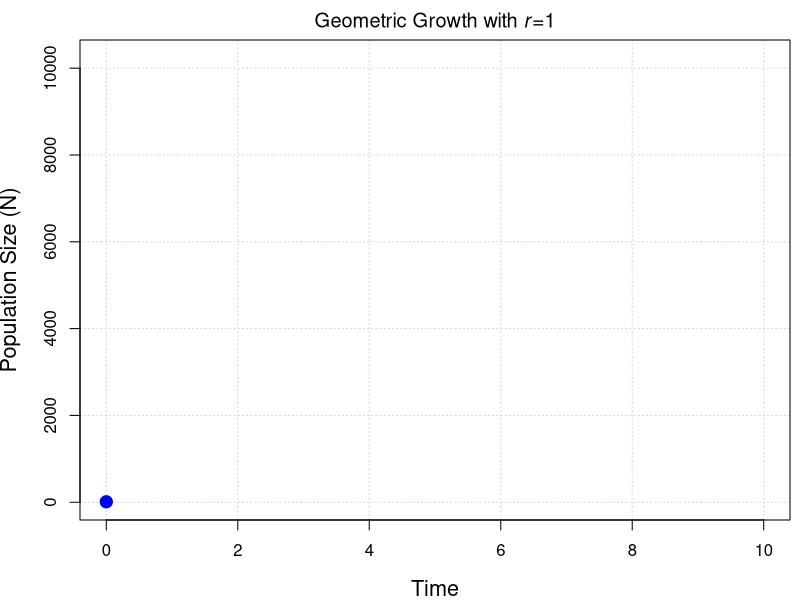
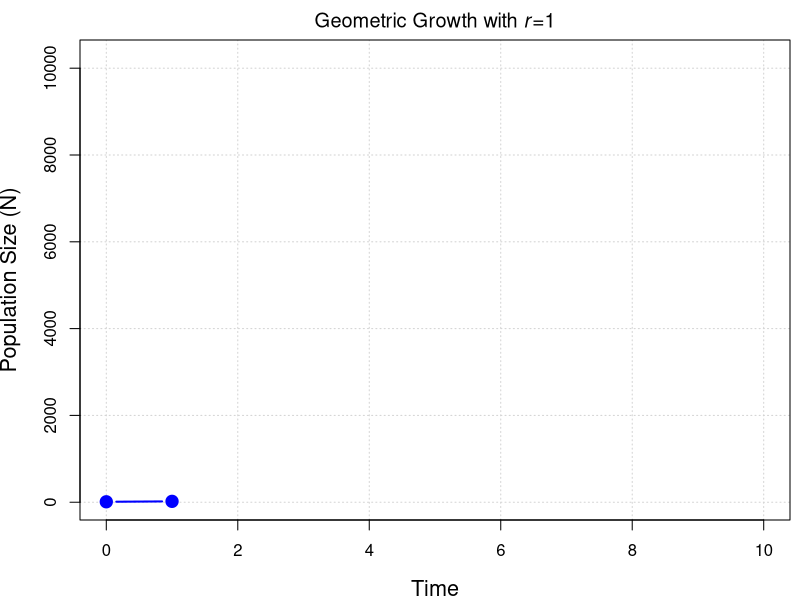
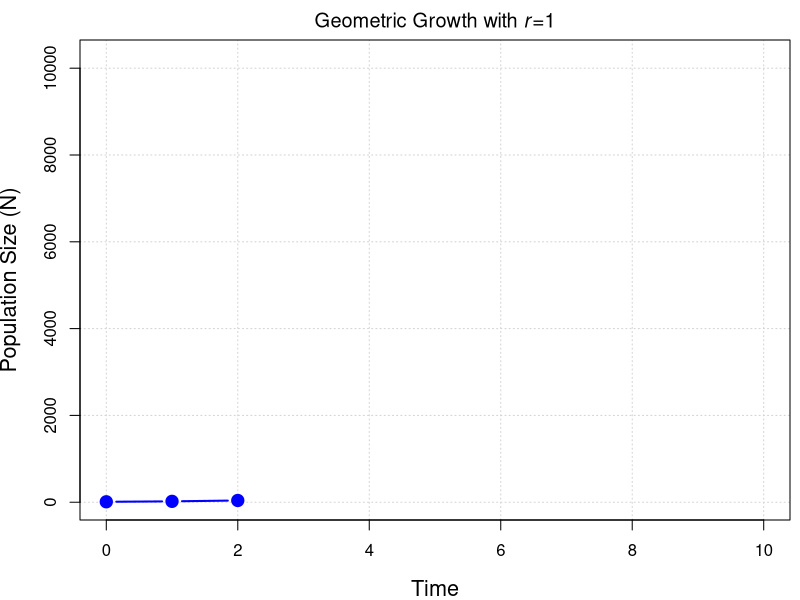
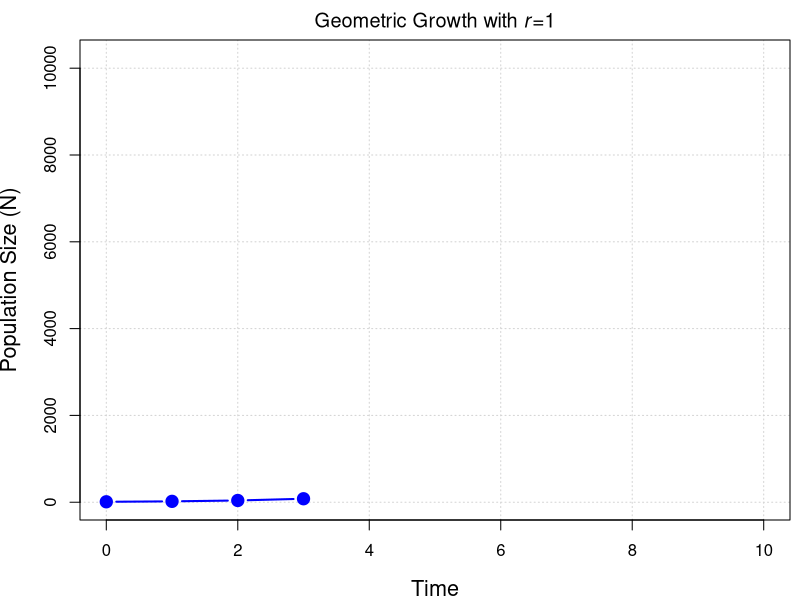
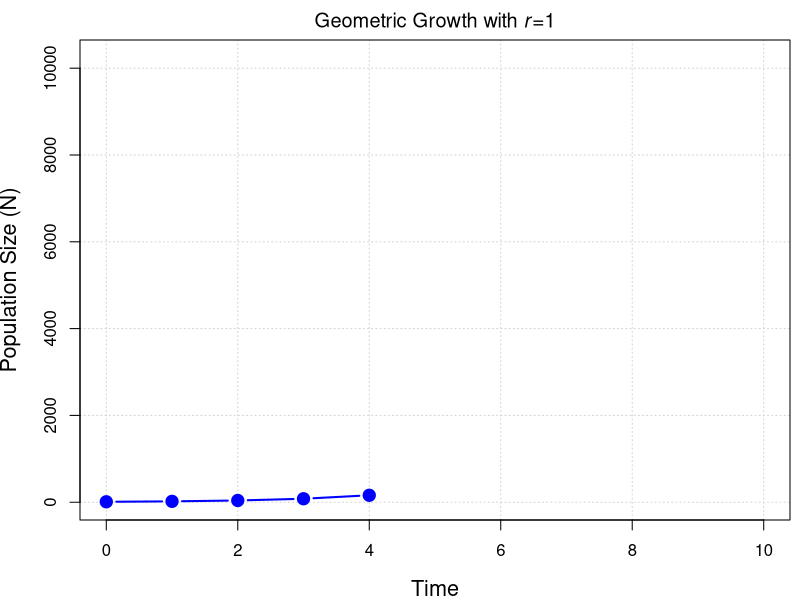
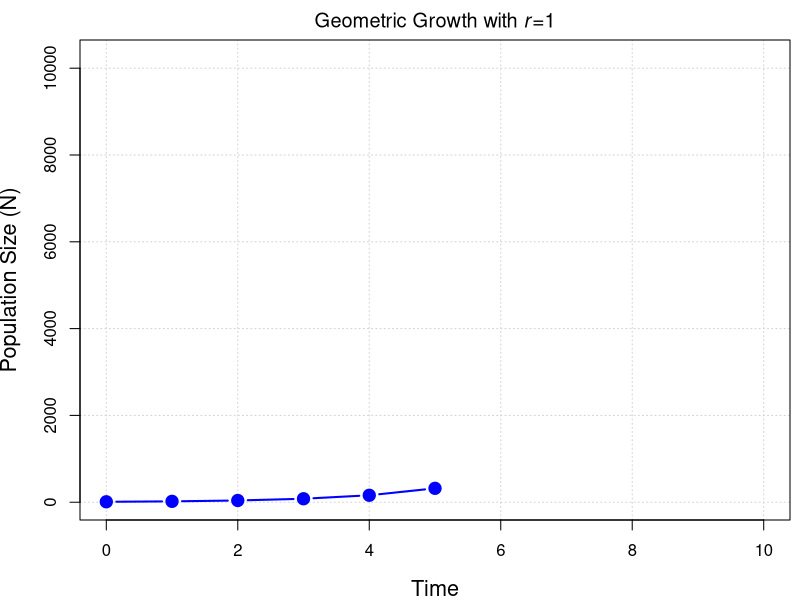
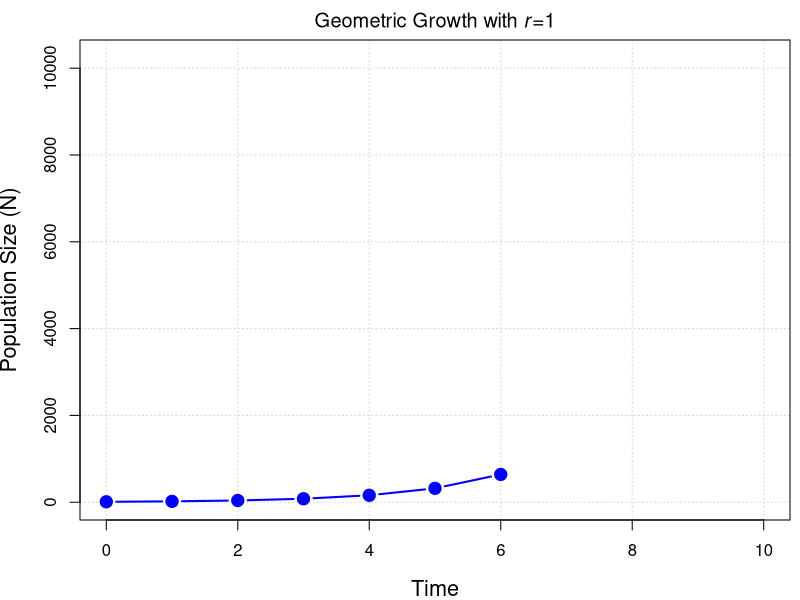
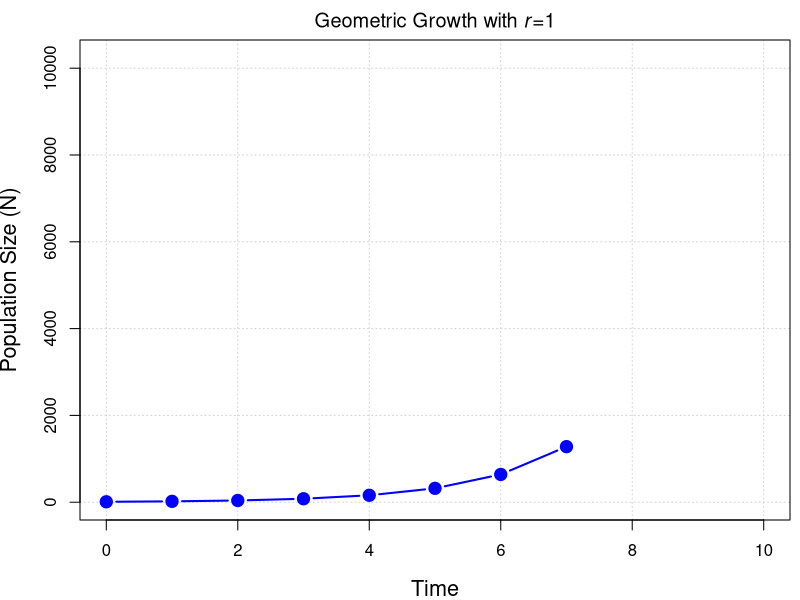

Write the R code that produced these figures, in order.
## ---- chunk 1
#| label: geo-example
#| fig-show: hide
#| include: false
#| fig-width: 7
#| fig-height: 7

n0 <- 10
r <- 1
T <- 10

max_y <- n0 * (1+r)^T

par(mai=c(0.8,0.8,0.4,0.1))

# Loop creates each figure
for (t in 0:T) {
  t_sub <- 0:t
  N_sub <- n0 * (1+r)^t_sub
  
  plot(
    t_sub, N_sub,
    type="b", col="blue", pch=19, lwd=2, cex=1.5,
    xlim=c(0, T), ylim=c(0, max_y), cex.lab=1.3,
    xlab="Time", ylab="Population Size (N)",
    main=expression(paste("Geometric Growth with ", italic(r), "=1")),
    panel.first=grid()
  )
}

## ---- chunk 2
#| label: r3
#| include: false
#| fig.width: 4
#| fig.height: 4
r1 <- -0.1
r2 <- 0
r3 <- 0.1

n_years <- 20

N1 <- N2 <- N3 <- numeric(n_years)
N1[1] <- N2[1] <- N3[1] <- 20
for(t in 2:n_years) {
    N1[t] <- N1[t-1] + N1[t-1]*r1
    N2[t] <- N2[t-1] + N2[t-1]*r2
    N3[t] <- N3[t-1] + N3[t-1]*r3
}

par(mai=c(0.8, 0.8, 0.1, 0.1))

plot(1:n_years, N1, type="l", xlab="Time", ylab="Population size (N)")
plot(1:n_years, N2, type="l", xlab="Time", ylab="Population size (N)")
plot(1:n_years, N3, type="l", xlab="Time", ylab="Population size (N)")
